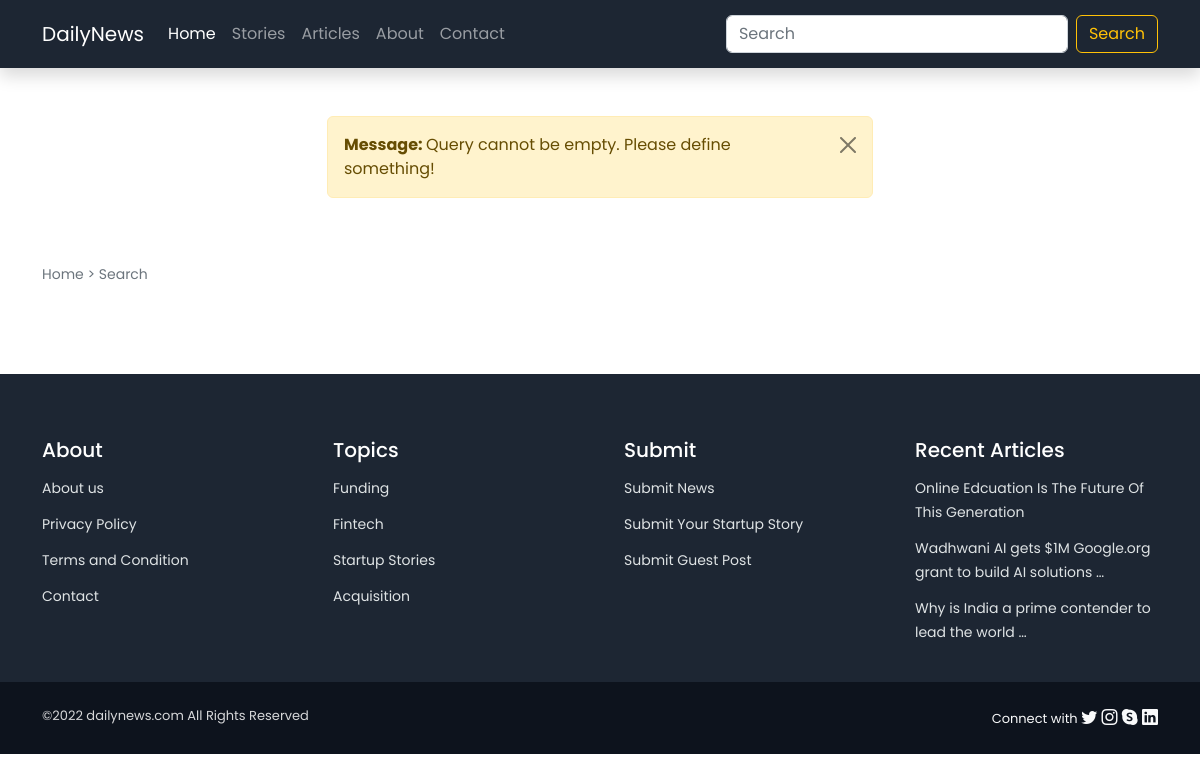
The app's page /search/ with its own data.
### home/models.py (models this page shows, shortened)
class Tag(models.Model):
    name=models.CharField(max_length=100,unique=True)
    created_at=models.DateTimeField(auto_now_add=True,editable=False)
    updated_at=models.DateTimeField(auto_now=True, editable=False)

class Post(models.Model):
    title=models.CharField(max_length=600, unique=True)
    image=models.ImageField(upload_to='post_images',null=True, default="../static/img/deafult.jpg")
    content=RichTextField()
    category=models.ForeignKey(Category,on_delete=models.SET_NULL, null=True,blank=True)
    meta_description=models.TextField(blank=True,null=True)
    meta_keyword=models.TextField(blank=True,null=True)
    slug=models.SlugField(max_length=1000, unique=True,null=True,blank=True)
    status=models.IntegerField(choices=STATUS, default=0)
    publish_date=models.DateTimeField()
    writer=models.ForeignKey(User,on_delete=models.SET_NULL,null=True,blank=True)
    tag=models.ForeignKey(Tag,on_delete=models.SET_NULL,null=True,blank=True)
    created_at=models.DateTimeField(auto_now_add=True,editable=False)
    updated_at=models.DateTimeField(auto_now=True, editable=False)
    class Meta:
        ordering = ['-created_at']

### home/views.py (the view)
# urls.py: path('search/',search,name='search'),
def search(request):
    context={}
    try:
        query=request.GET.get('q')
        print(query)
        if query:
            context['query']=query
            checkquery=list(query)
            if len(query)>78:
                messages.warning(request,'Query length cannot be greater than 77 characters')
                context['posts']=Post.objects.none()
            elif len(query) == checkquery.count(' '):
                messages.warning(request,'Query cannot be empty!')
                context['posts']=Post.objects.none()
            else:
                posts=Post.objects.filter(status=1)
                queryset=posts.filter(Q(title__icontains=query) | Q(content__icontains=query) ).order_by('-publish_date')
                paginator=Paginator(queryset, 2)
                pager_number=request.GET.get('page')
                page=paginator.get_page(pager_number)
                page_range=paginator.page_range
                context['posts']=page
                context['page_range']=page_range
                context['querysetLength']=queryset.count()
                if queryset.count() < 1:
                    messages.warning(request,'Query not found '+query)
        else:
            messages.warning(request,'Query cannot be empty. Please define something!')
            context['posts']=Post.objects.none()
    except Exception as e:
        print('Search Exception : ',e)
        messages.error(request,'Something went wrong!')
    return render(request,'home/search.html',context)

### home/processor.py (called while the page is built)
def globalContext(request):
    context={}
    try:
        context['topics']=Tag.objects.all()
        context['latestPosts']=Post.objects.filter(status=1)[:3]
    except Exception as e:
        print('Global Context Processor Exception : ',e)
    return context

### home/templates/home/search.html (shortened to what this page needs)
{% extends './base.html' %} {% load static %}
{% block body %}
<section class="py-5">
    <div class="container">
        <div class="row">
            <div class="col-md-7 ">
                <p class="text-muted"><small>Home > Search</small></p>
            </div>
            <div class="col-md-7">
                <div class="py-3">
                </div>
            </div>
        </div>
    </div>
</section>
{% endblock body %}

### home/templates/home/base.html (shortened to what this page needs)
<!doctype html> {% load static %}
<html lang="en">
<head>
  <link href="https://cdn.jsdelivr.net/npm/bootstrap@5.2.3/dist/css/bootstrap.min.css" rel="stylesheet"
>
  <link href='https://unpkg.com/boxicons@2.1.4/css/boxicons.min.css' rel='stylesheet'>
  <link rel="stylesheet" href="https://cdn.jsdelivr.net/npm/bootstrap-icons@1.10.2/font/bootstrap-icons.css">
  <link href="{% static 'css/style.css' %}" rel="stylesheet">
</head>
<body>
  <header id="header" class="">
    <nav class="navbar navbar-expand-lg navbar-dark bg-dark  shadow">
      <div class="container">
        <a class="navbar-brand" href="/">DailyNews</a>
        <div class="collapse navbar-collapse" id="navbarSupportedContent">
          <ul class="navbar-nav me-auto mb-2 mb-lg-0">
            <li class="nav-item">
              <a class="nav-link active" aria-current="page" href="#">Home</a>
            </li>
            <li class="nav-item">
              <a class="nav-link" href="/category/stories">Stories</a>
            </li>
            <li class="nav-item">
              <a class="nav-link" href="{% url 'home:category' 'article' %}">Articles</a>
            </li>
            <li class="nav-item">
              <a class="nav-link" href="{% url 'home:aboutus' %}">About</a>
            </li>
            <li class="nav-item">
              <a class="nav-link" href="{% url 'home:contact' %}">Contact</a>
            </li>
          </ul>
          <form class="d-flex" role="search" method="get" action="{% url 'home:search' %}">
            <input class="form-control me-2" type="search" placeholder="Search" name="q" aria-label="Search" id="search">
            <button class="btn btn-outline-warning" type="submit">Search</button>
          </form>
        </div>
      </div>
    </nav>
  </header>
  <main id="main">
    <div class="container">
      <div class="row">
        <div class="col-sm-11 col-md-9 col-lg-6 m-auto">
          {% for message in messages %}
          <div class="alert alert-{{message.tags}} alert-dismissible fade show mt-5" role="alert">
            <strong>Message: </strong> {{message}}
            <button type="button" class="btn-close" data-bs-dismiss="alert" aria-label="Close"></button>
          </div>
          {% endfor %}
        </div>
      </div>
    </div>
    {% block body %}
    {% endblock body %}
  </main>
  <footer id="footer" class="footer bg-dark ">
    <div class="footer-content">
      <div class="container">
        <div class="row g-5 py-3">
          <div class="col-lg-3">
            <h5 class="footer-heading ">About</h5>
            <ul class="footer-links list-unstyled ">
              <li><a href="{% url 'home:aboutus' %}" class="footer-link"></i> About us</a></li>
              <li><a href="{% url 'home:privacy-policy' %}" class="footer-link">Privacy Policy</a></li>
              <li><a href="{% url 'home:term-and-condition' %}" class="footer-link"> Terms and Condition</a></li>
              <li><a href="{% url 'home:contact' %}" class="footer-link"> Contact</a></li>
            </ul>
          </div>
          <div class="col-6 col-lg-3">
            <h5 class="footer-heading ">Topics</h5>
            <ul class="footer-links list-unstyled ">
              {% for item in topics %}
              <li><a href="{% url 'home:tag' item.name %}" class="footer-link">{{item.name | title}}</a></li>
              {% endfor %}
            </ul>
          </div>
          <div class="col-6 col-lg-3">
            <h5 class="footer-heading ">Submit</h5>
            <ul class="footer-links list-unstyled ">
              <li><a href="#" class="footer-link">Submit News</a></li>
              <li><a href="#" class="footer-link">Submit Your Startup Story</a></li>
              <li><a href="#" class="footer-link">Submit Guest Post</a></li>
            </ul>
          </div>
          <div class="col-lg-3">
            <h5 class="footer-heading">Recent Articles</h5>
            <ul class="footer-links footer-blog-entry list-unstyled">
              {% for item in latestPosts %}
              <li>
                <a href="{% url 'home:post' item.slug %}" class="footer-link">
                 {{item.title | truncatewords:10}}
                </a>
              </li>
              {% endfor %}
            </ul>
          </div>
        </div>
      </div>
    </div>
    <div class="footer-legal py-4">
      <div class="container">
        <div class="row justify-content-between">
          <div class="col-md-6 text-center text-md-start mb-3 mb-md-0">
            <div class="copyright">
              ©2022 dailynews.com All Rights Reserved
            </div>
          </div>
          <div class="col-md-6">
            <div class="social-links mb-3 mb-lg-0 text-center text-md-end">
              <span class="text-light smaller-text ps-2">Connect with </span>
              <a href="#" class="twitter text-light"><i class='bi bi-twitter' ></i></a>
              <a href="#" class="instagram text-light"><i class='bi bi-instagram' ></i></a>
              <a href="#" class="google-plus text-light"><i class="bi bi-skype"></i></a>
              <a href="#" class="linkedin text-light"><i class='bi bi-linkedin' ></i></a>
            </div>
          </div>
        </div>
      </div>
    </div>
  </footer>
</body>
</html>

### static/css/style.css (style rules this page uses)
:root { --primary-color:#3D5A80; --secondary-color:#98C1D9; --light-color:#E0FBFC; --light-dark-color:#293241; --dark-color:#1d2633; --body-font:'Poppins', sans-serif; --biggest-font-size: 1.75rem; --h1-font-size: 1.5rem; --h2-font-size: 1.25rem; --h3-font-size: 1rem; --normal-font-size: .938rem; --small-font-size: .813rem; --smaller-font-size: .75rem; --tiny-font-size: .625rem; --font-medium: 500; --font-semibold: 600; --z-tooltip: 10; --z-fixed: 100; --z-modal: 1000; }
@media screen and (min-width: 968px) { :root { --biggest-font-size: 2.5rem; --h1-font-size: 2.25rem; --h2-font-size: 1.5rem; --h3-font-size: 1.25rem; --normal-font-size: 1rem; --small-font-size: .875rem; --smaller-font-size: .813rem; } }
* { box-sizing: border-box; padding: 0; margin: 0; }
html { scroll-behavior: smooth; }
body, button, input, textarea { font-family: var(--body-font); font-size: var(--normal-font-size); }
body { background-color: var(--body-color); color: var(--text-color); transition: .4s; }
ul { list-style: none; }
a { text-decoration: none; }
.bg-dark { background-color: var(--dark-color) !important; }
.navbar-dark { font-family: var(--body-font); font-size: var(--normal-font-size); padding: 14px 0px; }
#footer { margin-top: 1.5rem; }
.footer-heading { font-size: var(--h3-font-size); color: #fff; }
.footer-links li { padding: 6px 0px; }
.footer-link { color: #fbffffde!important; font-family: var(--body-font); font-size: var(--small-font-size); }
.footer-legal { background-color: #0d131d!important; }
.copyright { color: #ffffffd4; font-size: var(--smaller-font-size); }
.smaller-text { font-size: var(--smaller-font-size) !important; }

### records on screen
Tag: name "Funding"
Tag: name "Fintech"
Tag: name "Startup Stories"
Tag: name "Acquisition"
Post: title "Online Edcuation Is The Future Of This Generation"
Post: title "Wadhwani AI gets $1M Google.org grant to build AI solutions …"
Post: title "Why is India a prime contender to lead the world …"

### other values on screen
{{ message }} "Query cannot be empty. Please define something!"
